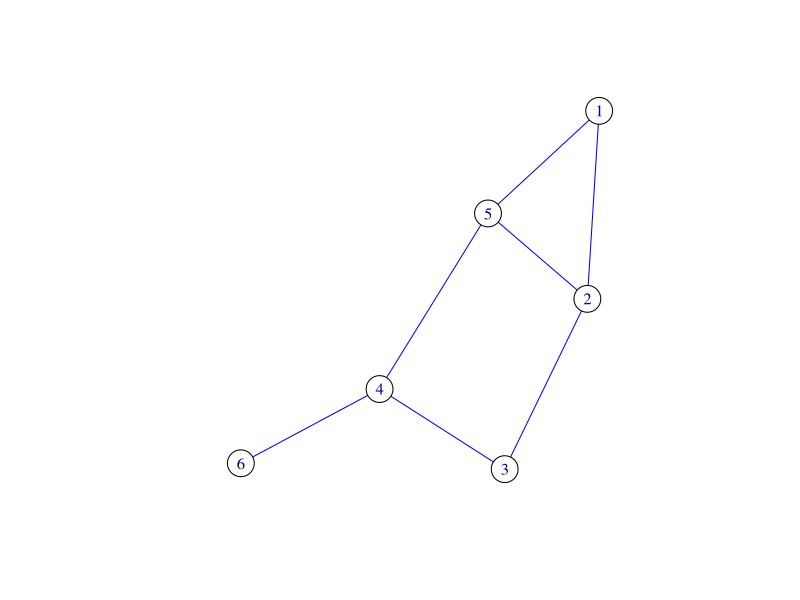
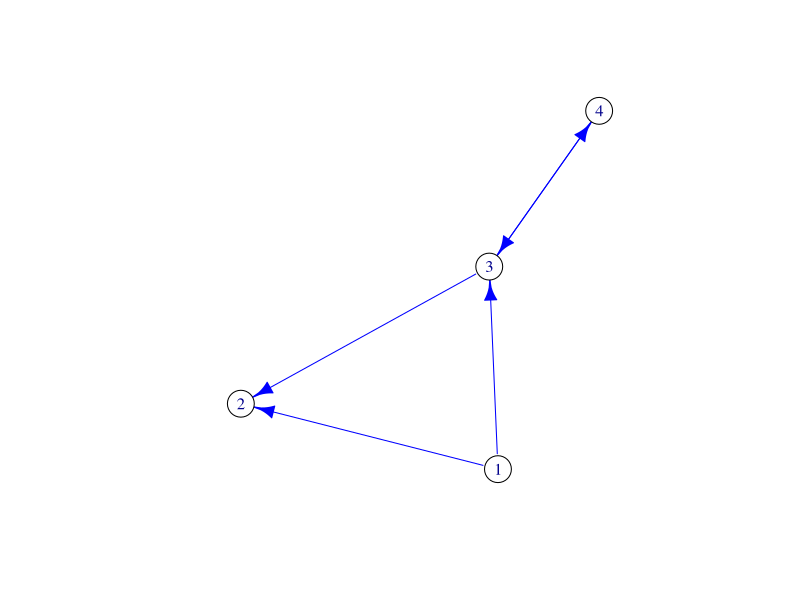
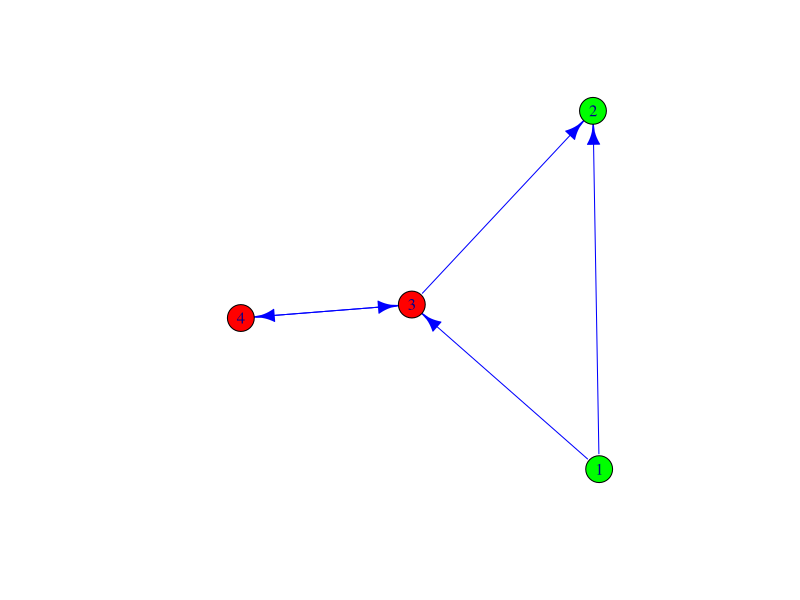
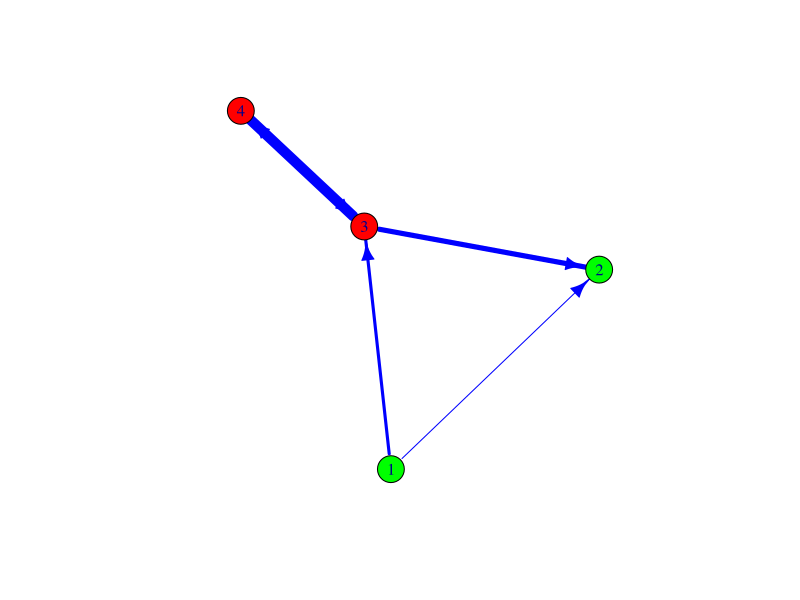

The R source for these figures, in order: (Note: this script raises an error after producing the figures.)
## ---- chunk 1
library(igraph)

G = graph_from_edgelist(matrix( c(1, 2, 1, 5,2,5,2,3,3,4,4,5,4,6),
                                ncol = 2, 
                                byrow = TRUE),
                        directed = FALSE)
## ---- chunk 2
#basic info:
G
## ---- chunk 3
# You see nodes

V(G)
## ---- chunk 4
# You see edges
E(G)
## ---- chunk 5
# draw
V(G)$color='white'
E(G)$color='blue'
plot(G)
## ---- chunk 6

dG = graph_from_edgelist(matrix( c(1, 2, 1, 3,3,2,3,4,4,3),
                                ncol = 2, 
                                byrow = TRUE),
                        directed = TRUE)



# drawing
V(dG)$color='white'
E(dG)$color='blue'
plot(dG)

## ---- chunk 7
# adding attributes
V(dG)$sex=c('male','male','female','female')
## ---- chunk 8
# seeing attributes
V(dG)$sex
## ---- chunk 9
# using node attributes
# Generate colors based on media type:
colorsSex <- c("red", "green")
V(dG)$color <- colorsSex[as.factor(V(dG)$sex)]
plot(dG)
## ---- chunk 10

E(dG)$weight=c(1,3,5,10,2)

## ---- chunk 11
# see them
E(dG)$weight
## ---- chunk 12
plot(dG,edge.width=E(dG)$weight)
## ---- chunk 13
library(rio)

file=file.path('data','dataFigueroa.xlsx')

FigueData=import(file)
## ---- chunk 14
head(FigueData)
## ---- chunk 15
names(FigueData)
## ---- chunk 16
row.names(FigueData)=FigueData[,1]
FigueData[,1]=NULL
head(FigueData)
## ---- chunk 17
varsToDrop=c('Multinacional')
varsToKeep=setdiff(names(FigueData),varsToDrop)
adjacency=FigueData[,varsToKeep] 

#result
head(adjacency)
## ---- chunk 18
adjacency_Mx=as.matrix(adjacency) 
## ---- chunk 19
EliteNet=graph.adjacency(adjacency_Mx,mode="undirected",
                         diag = F, # no diagonal
                         weighted = NULL)
## ---- chunk 20
# nodes:
V(EliteNet) #count of vertices
## ---- chunk 21
# edges:
E(EliteNet)
## ---- chunk 22
plot.igraph(EliteNet,
            vertex.color = 'yellow',
            edge.color='lightblue')
## ---- chunk 23
V(EliteNet)$Multinacional=FigueData$Multinacional
## ---- chunk 24
V(EliteNet)$Multinacional
## ---- chunk 25
# using node attributes
V(EliteNet)$color=V(EliteNet)$Multinacional

plot(EliteNet)
## ---- chunk 26
plot(EliteNet, layout=layout.circle)
